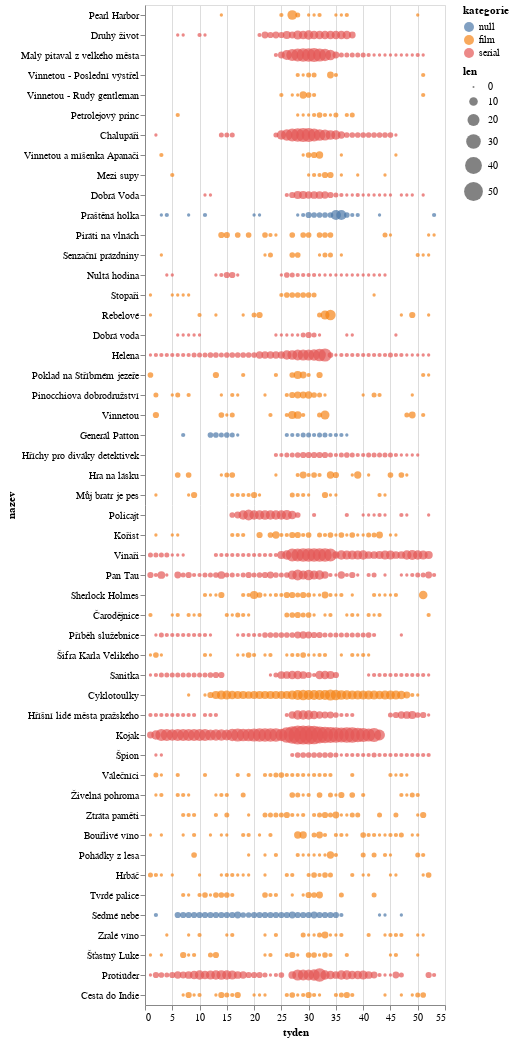

The code cell stored with this chart in its notebook:
### Code cell
alt.Chart(
    graf
).mark_circle(
).encode(
    alt.X('tyden:Q'),
    alt.Y('nazev:N', sort=vyber_strojovy),
    alt.Size('len:Q'),
    alt.Color('kategorie:N')
).resolve_axis(
    y='independent'
)

### Figure 1 — Vega-Lite specification as saved in the notebook (floating-point values rounded to 4 significant figures; data arrays with more than 128 entries replaced by an {"elided": "..."} marker saying what was removed)
{"config": {"view": {"continuousWidth": 300, "continuousHeight": 300}}, "data": {"name": "data-ab6922c7b75df30c331a6cce62e7a01f"}, "mark": {"type": "circle"}, "encoding": {"color": {"field": "kategorie", "type": "nominal"}, "size": {"field": "len", "type": "quantitative"}, "x": {"field": "tyden", "type": "quantitative"}, "y": {"field": "nazev", "sort": ["Pearl Harbor", "Druhý život", "Malý pitaval z velkého města", "Vinnetou - Poslední výstřel", "Vinnetou - Rudý gentleman", "Petrolejový princ", "Chalupáři", "Vinnetou a míšenka Apanači", "Mezi supy", "Dobrá Voda", "Praštěná holka", "Piráti na vlnách", "Senzační prázdniny", "Nultá hodina", "Stopaři", "Rebelové", "Dobrá voda", "Helena", "Poklad na Stříbrném jezeře", "Pinocchiova dobrodružství", "Vinnetou", "Generál Patton", "Hříchy pro diváky detektivek", "Hra na lásku", "Můj bratr je pes", "Policajt", "Kořist", "Vinaři", "Pan Tau", "Sherlock Holmes", "Čarodějnice", "Příběh služebnice", "Šifra Karla Velikého", "Sanitka", "Cyklotoulky", "Hříšní lidé města pražského", "Kojak", "Špion", "Válečníci", "Živelná pohroma", "Ztráta paměti", "Bouřlivé víno", "Pohádky z lesa", "Hrbáč", "Tvrdé palice", "Sedmé nebe", "Zralé víno", "Šťastný Luke", "Protiúder", "Cesta do Indie"], "type": "nominal"}}, "resolve": {"axis": {"y": "independent"}}, "$schema": "https://vega.github.io/schema/vega-lite/v5.8.0.json", "datasets": {"data-ab6922c7b75df30c331a6cce62e7a01f": {"elided": "1222 records"}}}
